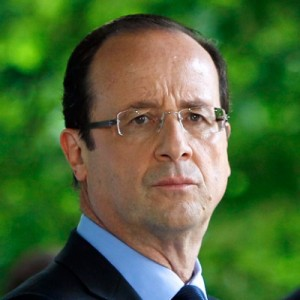
#> input picture test_face_recognition/script_python/francois-hollande1.jpg, 300 x 300 px
$ python prepImage.py   (older library calls are emulated)
#> lines starting #> are read from the running program, lines starting #| are printed output that depends on the picture
#> further down, image is the input picture: PIL image 300x300 RGB; mean R, G, B 78.6, 104.3, 57.6
#!/usr/bin/env python2.7
# Software License Agreement (BSD License)
#
# Copyright (c) 2012, Philipp Wagner
# All rights reserved.
#
# Redistribution and use in source and binary forms, with or without
# modification, are permitted provided that the following conditions
# are met:
#
#  * Redistributions of source code must retain the above copyright
#    notice, this list of conditions and the following disclaimer.
#  * Redistributions in binary form must reproduce the above
#    copyright notice, this list of conditions and the following
#    disclaimer in the documentation and/or other materials provided
#    with the distribution.
#  * Neither the name of the author nor the names of its
#    contributors may be used to endorse or promote products derived
#    from this software without specific prior written permission.
#
# THIS SOFTWARE IS PROVIDED BY THE COPYRIGHT HOLDERS AND CONTRIBUTORS
# "AS IS" AND ANY EXPRESS OR IMPLIED WARRANTIES, INCLUDING, BUT NOT
# LIMITED TO, THE IMPLIED WARRANTIES OF MERCHANTABILITY AND FITNESS
# FOR A PARTICULAR PURPOSE ARE DISCLAIMED. IN NO EVENT SHALL THE
# COPYRIGHT OWNER OR CONTRIBUTORS BE LIABLE FOR ANY DIRECT, INDIRECT,
# INCIDENTAL, SPECIAL, EXEMPLARY, OR CONSEQUENTIAL DAMAGES (INCLUDING,
# BUT NOT LIMITED TO, PROCUREMENT OF SUBSTITUTE GOODS OR SERVICES;
# LOSS OF USE, DATA, OR PROFITS; OR BUSINESS INTERRUPTION) HOWEVER
# CAUSED AND ON ANY THEORY OF LIABILITY, WHETHER IN CONTRACT, STRICT
# LIABILITY, OR TORT (INCLUDING NEGLIGENCE OR OTHERWISE) ARISING IN
# ANY WAY OUT OF THE USE OF THIS SOFTWARE, EVEN IF ADVISED OF THE
# POSSIBILITY OF SUCH DAMAGE.

import sys, math, Image

def Distance(p1,p2):
  dx = p2[0] - p1[0]
  dy = p2[1] - p1[1]
  return math.sqrt(dx*dx+dy*dy)

def ScaleRotateTranslate(image, angle, center = None, new_center = None, scale = None, resample=Image.BICUBIC):
#> called with angle = 0.0545, center = (140, 120), resample = 3
  if (scale is None) and (center is None):
    return image.rotate(angle=angle, resample=resample)
  nx,ny = x,y = center
  sx=sy=1.0
  if new_center:
    (nx,ny) = new_center
  if scale:
    (sx,sy) = (scale, scale)
  cosine = math.cos(angle)
  sine = math.sin(angle)
  a = cosine/sx
  b = sine/sx
  c = x-nx*a-ny*b
  d = -sine/sy
  e = cosine/sy
  f = y-nx*d-ny*e
  return image.transform(image.size, Image.AFFINE, (a,b,c,d,e,f), resample=resample)
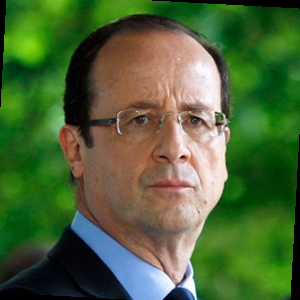
#> returned value: PIL image 300x300 RGB; mean R, G, B 77.1, 101.3, 56.3

def CropFace(image, eye_left=(0,0), eye_right=(0,0), offset_pct=(0.2,0.2), dest_sz = (70,70)):
  # calculate offsets in original image
  offset_h = math.floor(float(offset_pct[0])*dest_sz[0])
  offset_v = math.floor(float(offset_pct[1])*dest_sz[1])
  # get the direction
  eye_direction = (eye_right[0] - eye_left[0], eye_right[1] - eye_left[1])
  # calc rotation angle in radians
  rotation = -math.atan2(float(eye_direction[1]),float(eye_direction[0]))
  # distance between them
  dist = Distance(eye_left, eye_right)
  # calculate the reference eye-width
  reference = dest_sz[0] - 2.0*offset_h
  # scale factor
  scale = float(dist)/float(reference)
  # rotate original around the left eye
  image = ScaleRotateTranslate(image, center=eye_left, angle=rotation)
  # crop the rotated image
  crop_xy = (eye_left[0] - scale*offset_h, eye_left[1] - scale*offset_v)
  crop_size = (dest_sz[0]*scale, dest_sz[1]*scale)
  image = image.crop((int(crop_xy[0]), int(crop_xy[1]), int(crop_xy[0]+crop_size[0]), int(crop_xy[1]+crop_size[1])))
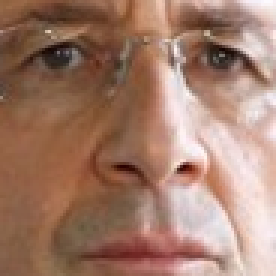
#> image: PIL image 92x92 RGB (shown 3 times larger); mean R, G, B 161.9, 124.4, 107.1
  # resize it
  image = image.resize(dest_sz, Image.ANTIALIAS)
#> image: PIL image 200x200 RGB
  return image

if __name__ == "__main__":
# [4 lines of commented-out code are left out]
    image =  Image.open("francois-hollande1.jpg")
    CropFace(image, eye_left=(140,120), eye_right=(195,117), offset_pct=(0.2,0.2), dest_sz=(200,200)).save("francois-hollande1_20_20_200_200.jpg")

$ run again, with test_face_recognition/script_python/francois-hollande10.jpg copied over test_face_recognition/script_python/francois-hollande1.jpg
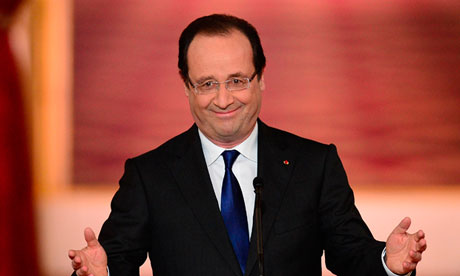
#> input picture test_face_recognition/script_python/francois-hollande10.jpg, 460 x 276 px
#> image is the input picture: PIL image 460x276 RGB; mean R, G, B 142.1, 69.7, 58.1
#> in ScaleRotateTranslate, `return image.transform(image.size, Image.AFFINE, (a,b,c,d,e,f), resamp..`:
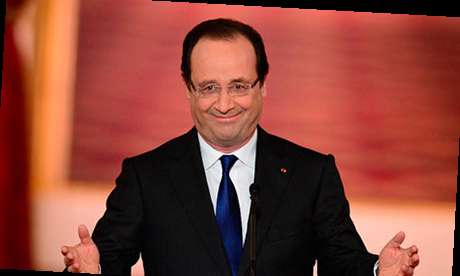
#> returned value: PIL image 460x276 RGB; mean R, G, B 138, 67.5, 56.1
#> in CropFace, `image = image.crop((int(crop_xy[0]), int(crop_xy[1]), int(crop_xy[0]+c..`:
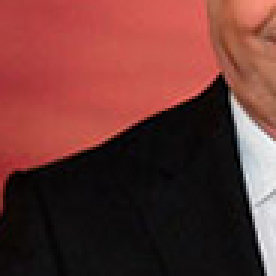
#> image: PIL image 92x92 RGB (shown 3 times larger); mean R, G, B 107.1, 55.6, 51.9

$ run again, with test_face_recognition/script_python/francois-hollande11.jpg copied over test_face_recognition/script_python/francois-hollande1.jpg
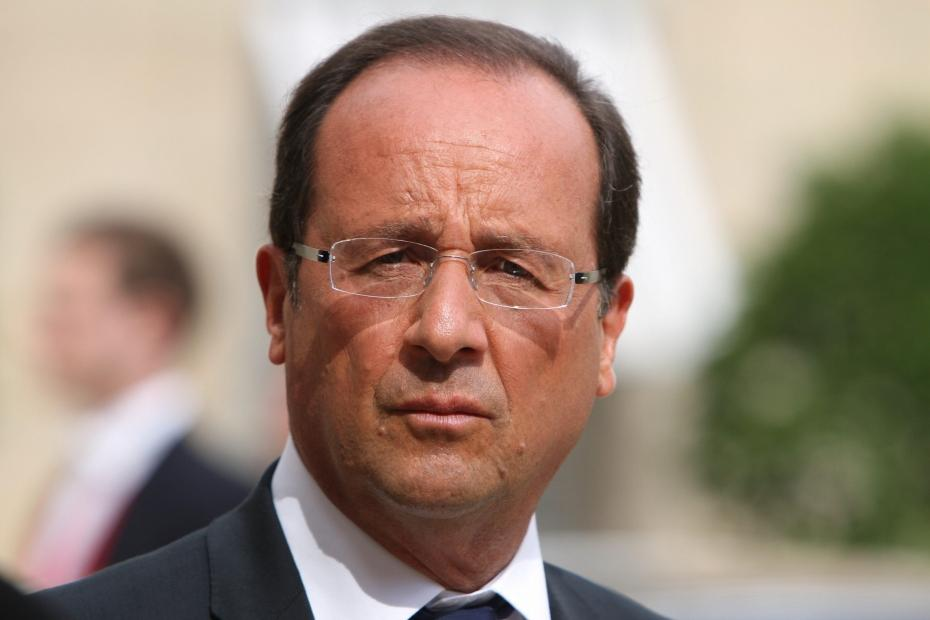
#> input picture test_face_recognition/script_python/francois-hollande11.jpg, 930 x 620 px
#> image is the input picture: PIL image 930x620 RGB; mean R, G, B 158.5, 139.2, 124.5
#> in ScaleRotateTranslate, `return image.transform(image.size, Image.AFFINE, (a,b,c,d,e,f), resamp..`:
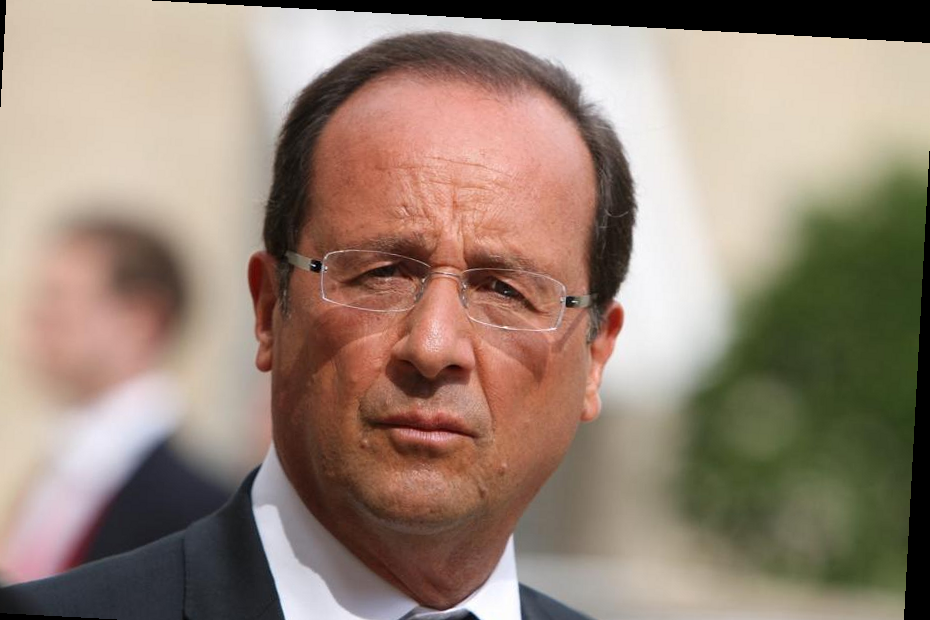
#> returned value: PIL image 930x620 RGB; mean R, G, B 151.3, 132.2, 117.6
#> in CropFace, `image = image.crop((int(crop_xy[0]), int(crop_xy[1]), int(crop_xy[0]+c..`:
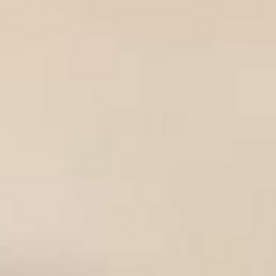
#> image: PIL image 92x92 RGB (shown 3 times larger); mean R, G, B 222.3, 206.8, 188.1

$ run again, with test_face_recognition/script_python/francois-hollande12.jpg copied over test_face_recognition/script_python/francois-hollande1.jpg
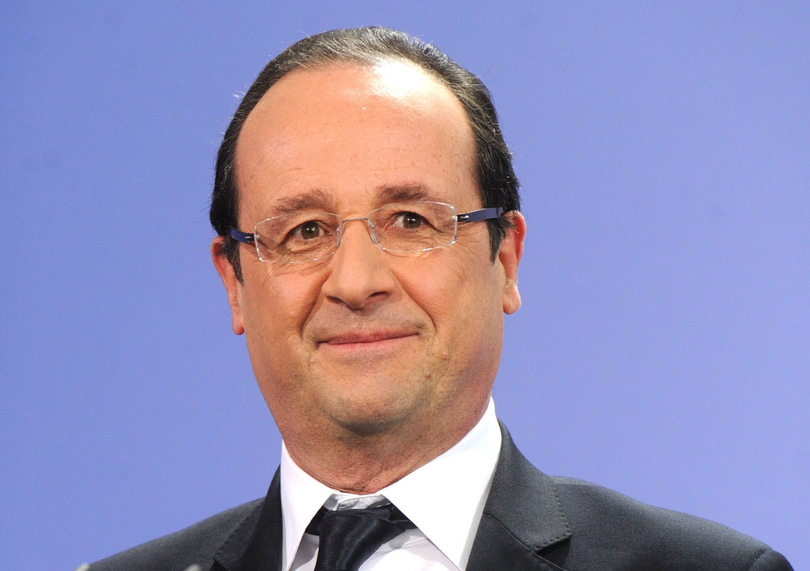
#> input picture test_face_recognition/script_python/francois-hollande12.jpg, 810 x 571 px
#> image is the input picture: PIL image 810x571 RGB; mean R, G, B 148.6, 143.7, 181.7
#> in ScaleRotateTranslate, `return image.transform(image.size, Image.AFFINE, (a,b,c,d,e,f), resamp..`:
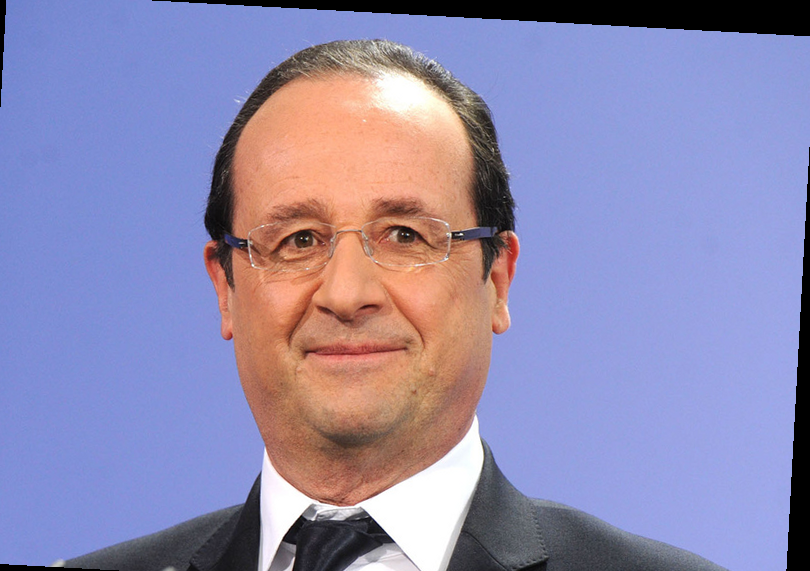
#> returned value: PIL image 810x571 RGB; mean R, G, B 144.1, 139, 175.7
#> in CropFace, `image = image.crop((int(crop_xy[0]), int(crop_xy[1]), int(crop_xy[0]+c..`:
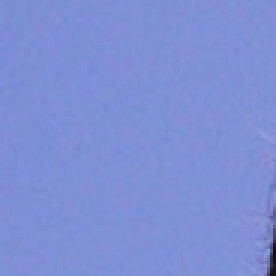
#> image: PIL image 92x92 RGB (shown 3 times larger); mean R, G, B 126.6, 143.3, 213.2
